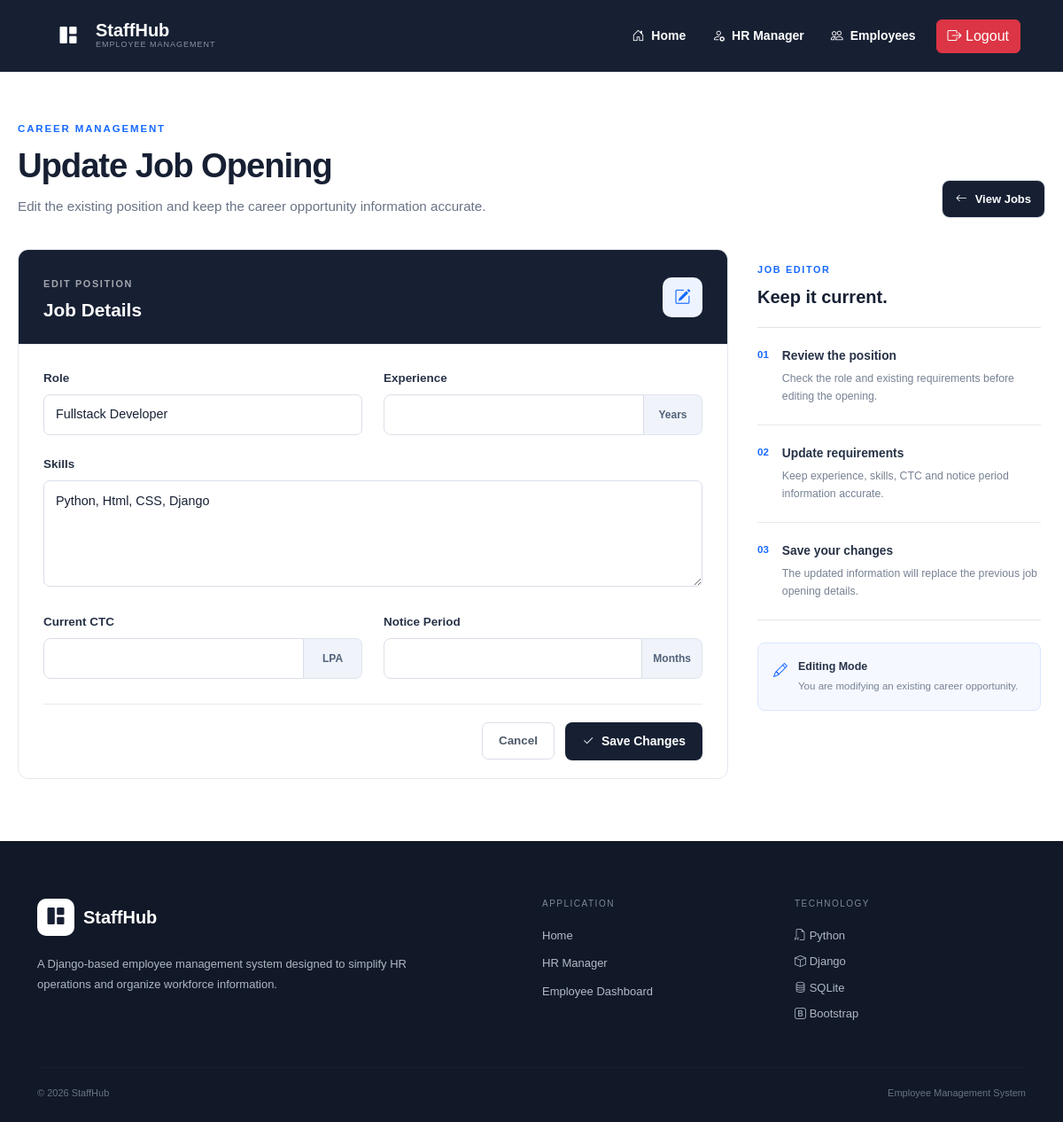
Before: /jobupdate/1/ (signed in) with the older database file.
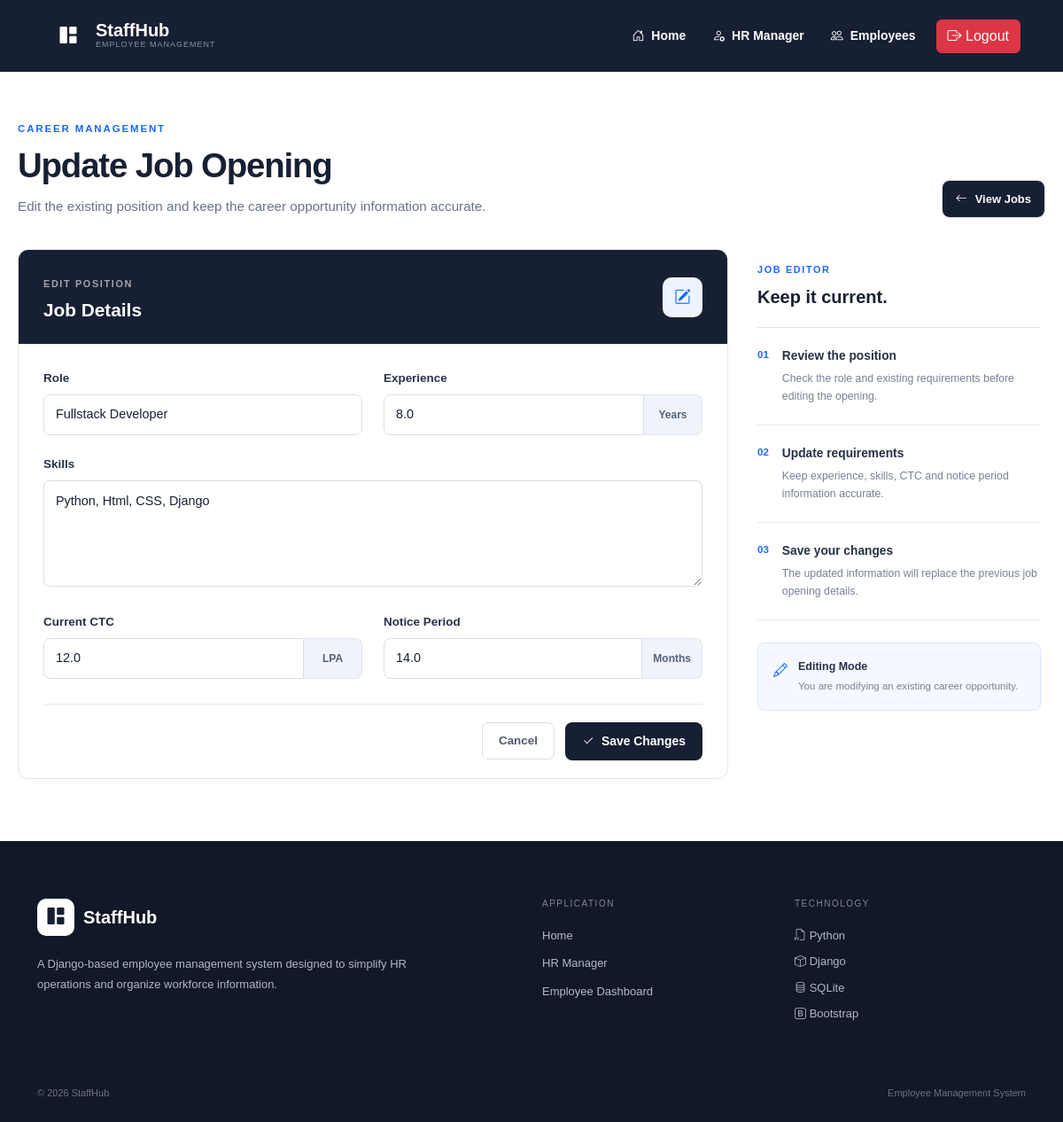
After: the same page with the newer database file.
### empmngt/models.py (models this page shows)
class Job(models.Model):
    Role = models.CharField(max_length=100)
    Experience = models.FloatField(max_length=100)
    Skills = models.CharField(max_length=100)
    CTC = models.FloatField(max_length=100)
    Notice_Period = models.FloatField(max_length=100)

### empmngt/views.py (the view, shortened to what this page needs)
# urls.py: path('jobupdate/<int:id>/', views.jobupdate, name='jobupdate'),
@login_required
def jobupdate(request, id):
    data = Job.objects.get(id=id)
    return render(request, 'empmngt/jobupdate.html', {'d': data})

### empmngt/middle.py (called while the page is built)
    def __call__(self, request):
        response = self.get_response(request)
        if response.status_code == 404:
            return render(request, 'empmngt/technical_issue.html', status=404)
        return response

### templates/empmngt/jobupdate.html (shortened to what the changed rows need)
{% extends "empmngt/navbar.html" %}
{% block nav_block %}
<div class="job-update-header">
    <div>
        <h1>Update Job Opening</h1>
    </div>
</div>
<div class="job-update-layout">
<div class="job-update-card">
    <div class="job-update-card-header">
        <div>
            <h2>Job Details</h2>
        </div>
    </div>
    <form method="POST">
        <div class="job-update-fields">
            <div class="job-field">
                <label for="Role">
                    Role
                </label>
                <input
                    type="text"
                    id="Role"
                    name="Role"
                    value="{{ d.Role }}"
                    class="job-input"
                    required
                >
            </div>
            <div class="job-field">
                <div class="input-suffix-group">
                <input
                    type="number"
                    id="Experience"
                    name="Experience"
                    value="{{ d.Experience }}" min='0' step='0.5'
                    class="job-input"
                    required
                ><span class="input-suffix">Years</span>
                </div>
            </div>
            <div class="job-field job-field-full">
                <label for="Skills">
                    Skills
                </label>
                <textarea
                    id="Skills"
                    name="Skills"
                    class="job-input job-textarea"
                    placeholder="Enter required skills..."
                    required
                >{{ d.Skills }}</textarea>
            </div>
            <div class="job-field">
                <div class="input-suffix-group">
                <input
                    type="number"
                    id="CTC"
                    name="CTC"
                    value="{{ d.CTC }}" min='0' step='0.1'
                    class="job-input"
                    required
                ><span class="input-suffix">LPA</span>
            </div>
            </div>
            <div class="job-field">
                <div class="input-suffix-group">
                <input
                    type="number"
                    id="Notice_Period"
                    name="Notice_Period"
                    value="{{ d.Notice_Period }}" min='0' step='1'
                    class="job-input"
                    required
                ><span class="input-suffix">Months</span>
            </div>
            </div>
        </div>
    </form>
</div>
</div>
{% endblock %}

Changed rows visible on the page:
changed Job "Fullstack Developer": Experience (not shown) → "8.0"; CTC (not shown) → "12.0"; Notice_Period (not shown) → "14.0"
